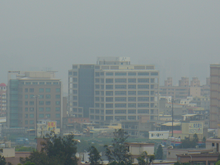
%> input picture Project 2/img/p1im5.png, 220 x 165 px, shrunk from 800 x 600 before the run
$ octave ratio_between_thresholds.m   (GNU Octave 9; MATLAB toolbox functions it lacks are replaced by stand-ins)
%> lines starting %> are read from the running program, lines starting %| are printed output that depends on the picture
%> further down, A is the input picture: size 165x220x3 uint8; mean R, G, B 128, 137.7, 137.8
### Project 2/rgb_to_gray.m
function gray = rgb_to_gray(imgMatr)
    % ---------------------------------
    % This function perform the edge detection with sobel filtering
    % ref: https://www.mathworks.com/matlabcentral/fileexchange/29392-rgb2gray
    % return grayscale image matrix
    % ---------------------------------

    imgMatr = double(imgMatr);
    [hg wd ch] = size(imgMatr); % get height, width and channel of the image
%> hg = 165; wd = 220; ch = 3

    R = imgMatr(:,:,1);
    G = imgMatr(:,:,2);
    B = imgMatr(:,:,3);

    gray = 0.29900 * R + 0.58700 * G + 0.11400 * B;
    gray = uint8(gray);
%> gray: size 165x220 uint8

end

### Project 2/canny_edge_detection.m
function transImgMatr = canny_edge_detection(imgMatr, sigma, low_thres, high_thres)
%> called with sigma = 0.0005, low_thres = 20, high_thres = 50
    % ---------------------------------
    % This function perform the canny edge detection
    % ref:
    % 1. https://towardsdatascience.com/canny-edge-detection-step-by-step-in-python-computer-vision-b49c3a2d8123
    % 2. https://www.mathworks.com/matlabcentral/fileexchange/41221-canny-edge-detector
    % return transformed image matrix
    % ---------------------------------

    imgMatr = double(imgMatr);
%> imgMatr: size 165x220 double
    % 1. Smoothing
    transImgMatr = smoothing_with_gaussian(imgMatr, sigma);
    % 2. Gradient Calculation
    [transImgMatr, theta] = gradient_calculation(transImgMatr);
    % 3. Non-Maxima Suppression
    transImgMatr = non_maxima_suppression(transImgMatr, theta);
    % 4. Double Thresholding
    transImgMatr = double_thresholding(transImgMatr, low_thres, high_thres);
    % 5. Hysteresis Edge Tracking
    transImgMatr = hysteresis_edge_tracking(transImgMatr);

    transImgMatr = uint8(transImgMatr);
end

function transImgMatr = smoothing_with_gaussian(imgMatr, sigma, filtSz)
%> called with sigma = 0.0005
    hg = size(imgMatr,1); % get the height of image
%> hg = 165
    wd = size(imgMatr,2); % get the width of image
%> wd = 220

    % filter size is estimated by: sigma * constant
    filtSz = ceil(sigma) * 5;
    filtSz = (filtSz - 1) / 2;

    % replicate padding on image matrix
    shift = double(floor(filtSz / 2));
    paddMatr = padarray(imgMatr,[shift shift],'replicate');

    % Make 2D Gaussian kernel
    x=-ceil(shift):ceil(shift);
    Gauss1D = exp(-(x.^2/(2*sigma^2)));
    Gauss1D = Gauss1D/sum(Gauss1D(:));

    GaussX=reshape(Gauss1D,[length(Gauss1D) 1]);
    GaussY=reshape(Gauss1D,[1 length(Gauss1D)]);

    GaussMatr = zeros(length(GaussX),length(GaussY));
    for x = 1 : length(GaussX)
        for y = 1 : length(GaussY)
            GaussMatr(x,y) = GaussX(x) * GaussY(y);
        end
    end

    clearvars GaussX GaussY Gauss1D

    % create the matrix with width and height
    % exacly same as the input image to store the transformed pixel values
    transImgMatr = zeros(hg,wd);

    for row = 1 : hg
        for col = 1 : wd

            tmp = 0;
            for x = 1 : filtSz
                for y = 1 : filtSz
                    tmp = tmp + GaussMatr(x,y) * paddMatr(x + (row - 1), y + (col - 1));
                end
            end

            transImgMatr(row,col) = tmp;

        end
    end

end

function [transImgMatr, theta] = gradient_calculation(imgMatr)
    hg = size(imgMatr,1); % get the height of image
    wd = size(imgMatr,2); % get the width of image

    % ========================================
    % 1. gradients computing
    % ========================================
    % zero padding on image matrix
    filtSize = 3;
    shift = double(floor(filtSize / 2));
    paddMatr = padarray(imgMatr,[shift shift],0);

    % sobel filter
    sobelx = [-1,0,1; -2,0,2; -1,0,1];
    sobely = [-1,-2,-1; 0,0,0; 1,2,1];

    % create the matrix with width and height
    % exacly same as the input image to store the transformed pixel values
    gx = zeros(hg,wd);
    gy = zeros(hg,wd);
    for row = 1 : hg
        for col = 1 : wd
            % x direction
            mul = paddMatr(row : row + (filtSize - 1),col : col + (filtSize - 1)).* sobelx;
            gx(row,col) = sum(mul(:));

            % y direction
            mul = paddMatr(row : row + (filtSize - 1),col : col + (filtSize - 1)).* sobely;
            gy(row,col) = sum(mul(:));


        end
    end
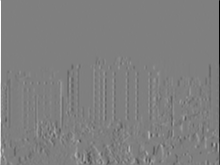
%> gx: size 165x220 double; min -662, max 661, mean -0.1; drawn with min black and max white
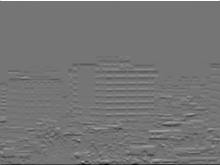
%> gy: size 165x220 double; min -576, max 670, mean -2.3; drawn with min black and max white

    grad = sqrt((gx .^2) + (gy .^2));
    %grad = grad / max(grad(:)) * 255;
    transImgMatr = grad;

    % ========================================
    % 2. angle of gradients computing
    % ========================================
    [gradHg, gradWd] = size(gx);
%> gradHg = 165; gradWd = 220
    epsilon = 0.00000000001; % prevent infinity results (in case there could be 0 in gx)
    theta = atan(gy./(gx + epsilon)) * (180/3.1412);

    % note that the range of arctan is (-pi/2, pi/2)
    % make all elements in theta positive
    for row = 1 : gradHg
        for col = 1 : gradWd
            if (theta(row,col) < 0)
                theta(row,col) = theta(row,col) + 180;
            end
        end
    end

    % fix all element of theta into 4 degrees
    for row = 1 : gradHg
        for col = 1 : gradWd
          if ( (0 <= theta(row,col)) && (theta(row,col) < 22.5)) || ((157.5 <= theta(row,col)) && (theta(row,col) <= 180) )
                theta(row,col) = 0;
          elseif (22.5 <= theta(row,col)) && (theta(row,col) < 67.5)
                theta(row,col) = 45;
          elseif (67.5 <= theta(row,col)) && (theta(row,col) < 112.5)
                theta(row,col) = 90;
          elseif (112.5 <= theta(row,col)) && (theta(row,col) < 157.5)
                theta(row,col) = 135;
          end
      end
  end
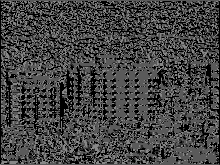
%> theta: size 165x220 double; min 0, max 135, mean 67.6


end

function transImgMatr = non_maxima_suppression(Grad, theta)
    GradHg = size(Grad, 1); % get the height of gradient
%> GradHg = 165
    GradWd = size(Grad, 2); % get the width of gradient
%> GradWd = 220

    paddMatr = padarray(Grad,[1 1],0); % zero padding

    % create the matrix with width and height
    % exacly same as the input image to store the transformed pixel values
    transImgMatr = zeros(GradHg,GradWd);

    for row  = 1 : GradHg
        for col = 1 : GradWd
            lt = 0;
            rt = 0;
            act_row = row + 1;
            act_col = col + 1;
            switch theta(row,col)
                case 0
                    lt = paddMatr(act_row, act_col - 1);
                    rt = paddMatr(act_row, act_col + 1);
                case 45
                    lt = paddMatr(act_row + 1, act_col - 1);
                    rt = paddMatr(act_row - 1, act_col + 1);
                case 90
                    lt = paddMatr(act_row + 1, act_col);
                    rt = paddMatr(act_row - 1, act_col);
                case 135
                    lt = paddMatr(act_row - 1, act_col - 1);
                    rt = paddMatr(act_row + 1, act_col + 1);
            end

            % check if current pixel value is the maximum in surrounding
            if (Grad(row,col) >= lt && Grad(row,col) >= rt)
                transImgMatr(row,col) = Grad(row,col);
            else
                transImgMatr(row,col) = 0;
            end

        end
    end
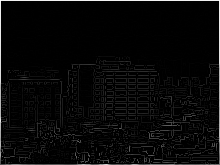
%> transImgMatr: size 165x220 double; min 0, max 701.5, mean 24.6; drawn with min black and max white

end

function Grad = double_thresholding(Grad, low_thres, high_thres)
%> called with low_thres = 20, high_thres = 50
    GradHg = size(Grad, 1); % get the height of gradient
    GradWd = size(Grad, 2); % get the width of gradient

    weak = 25;
    strong = 255;
    zero = 0;

    for row = 1 : GradHg
        for col = 1 : GradWd
            if (Grad(row,col) >= high_thres)
                Grad(row,col) = strong;
            elseif (Grad(row,col) > low_thres)
                Grad(row,col) = weak;
            else
                Grad(row,col) = zero;
            end
        end
    end

end

function Grad = hysteresis_edge_tracking(Grad)
    GradHg = size(Grad, 1); % get the height of gradient
    GradWd = size(Grad, 2); % get the width of gradient

    paddMatr = padarray(Grad,[1 1],0); % zero padding

    weak = 25;
    strong = 255;
    zero = 0;

    for row  = 1 : GradHg
        for col = 1 : GradWd
            act_row = row + 1;
            act_col = col + 1;

            if (Grad(row,col) == weak)
                if (paddMatr(act_row - 1, act_col - 1) == strong || ... % top-left
                    paddMatr(act_row - 1, act_col) == strong ||     ... % upper
                    paddMatr(act_row - 1, act_col + 1) == strong || ... % top-right
                    paddMatr(act_row, act_col - 1) == strong ||     ... % left
                    paddMatr(act_row, act_col + 1) == strong ||     ... % right
                    paddMatr(act_row + 1, act_col - 1) == strong || ... % bottom-left
                    paddMatr(act_row + 1, act_col) == strong ||     ... % bottom
                    paddMatr(act_row + 1, act_col + 1) == strong)       % bottom-right

                    Grad(row,col) = strong;
                else
                    Grad(row,col) = zero;
                end
            end


        end
    end
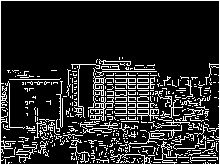
%> Grad: size 165x220 double; 15.9% white in thin lines or dots


end

### Project 2/ratio_between_thresholds.m
clear;
clc;
clf;
close all;

figIdx = 0;

% read the image
A = imread('img/p1im5.png');
figIdx = figIdx + 1;
figure(figIdx);
imshow(A);
title('original image');

% show the gray scale of the image
grayS = rgb_to_gray(A);

% ===================================================================
% Task 2. Canny Edge Detection
% ===================================================================
edges = canny_edge_detection(grayS, 0.0005, 20, 50);
%> in canny_edge_detection, `transImgMatr = uint8(transImgMatr);`: transImgMatr: size 165x220 uint8; 15.9% white in thin lines or dots
figIdx = figIdx + 1;
figure(figIdx);
imshow(edges);
title('Canny Edge Detection (between 1/2 to 1/3)');

edges = canny_edge_detection(grayS, 0.0005, 20, 70);
%> after the loop in hysteresis_edge_tracking (call 2), `for row  = 1 : GradHg`:
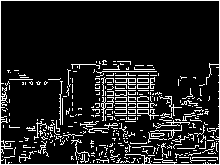
%> Grad: size 165x220 double; 12.4% white in thin lines or dots
%> in canny_edge_detection (call 2), `transImgMatr = uint8(transImgMatr);`: transImgMatr: size 165x220 uint8; 12.4% white in thin lines or dots
figIdx = figIdx + 1;
figure(figIdx);
imshow(edges);
title('Canny Edge Detection (smaller than 1/3)');

edges = canny_edge_detection(grayS, 0.0005, 20, 30);
%> after the loop in hysteresis_edge_tracking (call 3), `for row  = 1 : GradHg`:
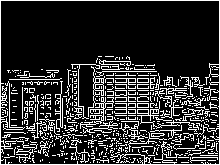
%> Grad: size 165x220 double; 18.8% white in thin lines or dots
%> in canny_edge_detection (call 3), `transImgMatr = uint8(transImgMatr);`: transImgMatr: size 165x220 uint8; 18.8% white in thin lines or dots
figIdx = figIdx + 1;
figure(figIdx);
imshow(edges);
title('Canny Edge Detection (bigger than 1/2)');

$ run again, with Project 2/img/p1im1.png copied over Project 2/img/p1im5.png
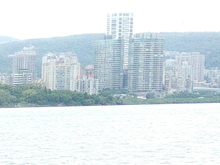
%> input picture Project 2/img/p1im1.png, 220 x 165 px, shrunk from 800 x 600 before the run
%> A is the input picture: size 165x220x3 uint8; mean R, G, B 215.9, 226.5, 230.7
%> after the loop in hysteresis_edge_tracking, `for row  = 1 : GradHg`:
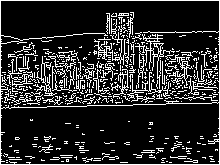
%> Grad: size 165x220 double; 17.2% white in thin lines or dots
%> after the loop in hysteresis_edge_tracking (call 3), `for row  = 1 : GradHg`:
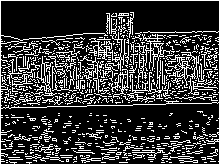
%> Grad: size 165x220 double; 22.7% white in thin lines or dots

$ run again, with Project 2/img/p1im2.png copied over Project 2/img/p1im5.png
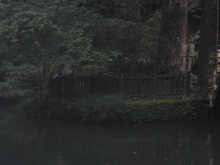
%> input picture Project 2/img/p1im2.png, 220 x 165 px, shrunk from 640 x 480 before the run
%> A is the input picture: size 165x220x3 uint8; mean R, G, B 41.2, 42.5, 41.8
%> after the loop in hysteresis_edge_tracking, `for row  = 1 : GradHg`:
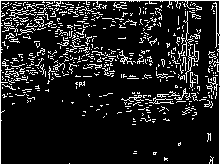
%> Grad: size 165x220 double; 13.2% white in thin lines or dots
%> after the loop in hysteresis_edge_tracking (call 3), `for row  = 1 : GradHg`:
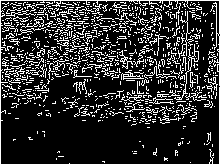
%> Grad: size 165x220 double; 19.2% white in thin lines or dots
